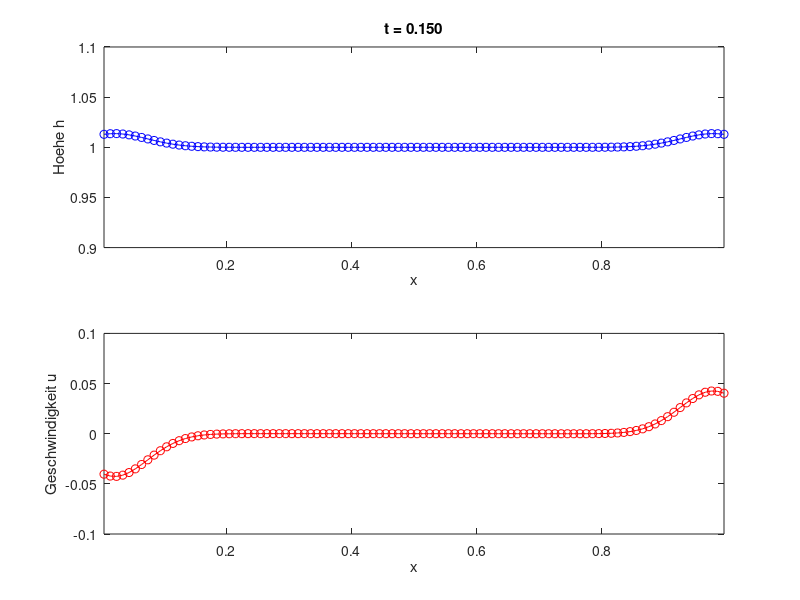
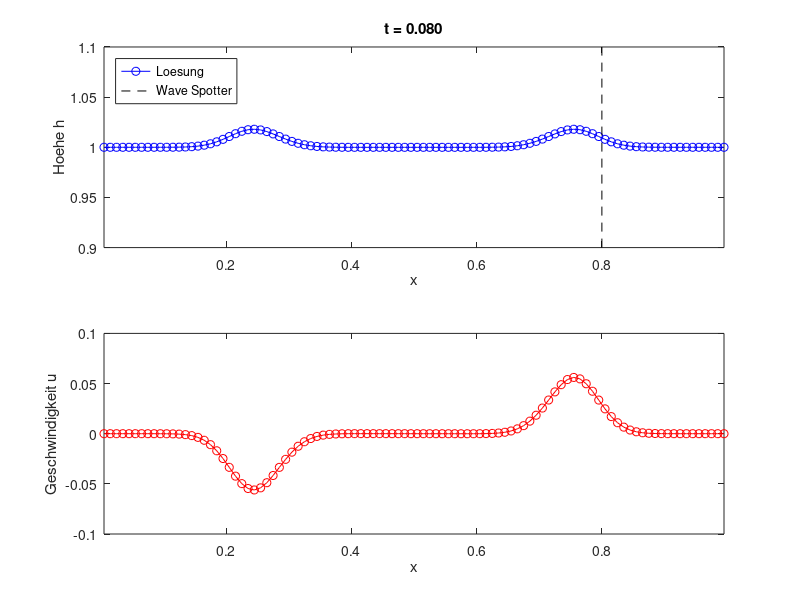

Source code (MATLAB) for these figures, in order:
%% HAUPTFUNKTION
% Finite-Volumen-Code zur Loesung der 1D Flachwassergleichungen
% Q_t + F_x(Q) = 0
% mit Q = [h, h*u] und F(Q) = [h*u, h*u^2 + 1/2*g*h^2]

%% HAUPTFUNKTION
% =========================================================================
function Flachwasser_FV()

close all

% Anfangswert-Szenario:
% 1 = Wellenproblem (Gauß'sche Glockenkurve)
% 2 = Dammbruchproblem (Stufenprofil)
szenario = 1;

% Modellparameter
g   = 9.81;% Erdbeschleunigung
h_0 = 1;% Wasserhoehe Ruhelage
u_0 = 0;% Horizontalgeschwindigkeit Ruhelage

% Raum-Diskretisierung
x_links  = 0;% Rechengebiet linker Rand
x_rechts = 1;% Rechengebiet rechter Rand
N        = 100;% Anzahl Gitterzellen

% Zeit-Diskretisierung
CFL   = 0.5;% CFL-Zahl
t_0   = 0;% Startzeit
t_end = 0.15;% Endzeit

% Variablen deklarieren
Q   = zeros(2,N); % Loesungsvektor (wird in jedem Zeitschritt ueberschrieben):
% erste Zeile = h, zweite Zeile = h*u
dx  = (x_rechts-x_links)/N; % Raum-Schrittweite
x   = ((dx/2):(dx):(x_rechts-dx/2))% Koordinaten Zellmittelpunkte

% Anfangswerte
if szenario == 1  % Wellenproblem
  % Amplitude der Anfangsstoerung
  dh = 0.1;
  % Gauss'sche Glockenkurve
  for i = 1:N
    Q(1,i) = h_0 + dh * exp(-(50*(x(i)-0.5))^2);
    Q(2,i) = Q(1,i)*u_0;
  end
elseif szenario == 2  % Dammbruchproblem
  % Amplitude der Anfangsstoerung
  % ...
else  % Szenario nicht implementiert
  error('Szenario nicht implementiert - waehle 1 (Wellenproblem) oder 2 (Dammbruchproblem)!')
end
  
% Initialisierung Laufvariablen
t = t_0;
spotted = false;  % Flag, ob bereits Welle detektiert wurde

% Visualisierung Anfangswerte
figure(1)
Qprim = cons2prim(Q);
visualize(Qprim,x,t,szenario,1)

% Zeitschleife ----------------------------------------------------------
while t<t_end

  % Berechnung Zeitschritt
  lambda_max = get_lambdamax(Q,g,N);
  dt = CFL*dx/lambda_max;

  % Anpassung Zeitschritt, falls Endzeitpunkt ueberschritten
  if t+dt > t_end
    dt = t_end - t;
  end 

  % Loesung zum naechsten Zeitschritt (ueberschreibe Loesungsvariable)
  Q = Euler_explizit(Q,dt,dx,lambda_max,N,g,szenario);
  
  % Zeitinkrement
  t = t + dt;

  % Anwendung Wave Spotter
  Qprim = cons2prim(Q);
  spotted = wave_spotter(Qprim,t,x,szenario,spotted);

  % Live-Visualisierung
  visualize(Qprim,x,t,szenario,1)
  drawnow   % aktualisiere Plot zur Laufzeit
  pause(0.01)

end % -------------------------------------------------------------------

end


%% UNTERFUNKTIONEN
% =========================================================================

% Zeitintegration 1.Ordnung mittels explizitem Euler-Verfahren ------------
function [Q_neu] = Euler_explizit(Q,dt,dx,lambda_max,N,g,szenario)
  % Raumoperator auswerten
  % ...
  R = FV(Q,dx,lambda_max,N,g,szenario);
  

  % explizites Euler-Verfahren anwenden
  % ...
  Q_neu = Q+dt*R;
end % ---------------------------------------------------------------------


% FV-Verfahren ------------------------------------------------------------
function [dQ] = FV(Q,dx,lambda_max,N,g,szenario)
  
  dQ = zeros(2,N);    % Loesungsinkrement
  
  % Ghost States an linkem und rechtem Rand des Rechengebiets
  if szenario == 1       % Gauss-Puls: Ausflussraender
    Qghost_L = Q(:,1);
    Qghost_R = Q(:,N);
  elseif szenario == 2   % Dammbruch: reflektierende Waende
    Qghost_L = 0;
    Qghost_R = 0;
  end
  
  % FV-Raumoperator zellweise zusammensetzen
  for i=1:N
    % numerische Fluesse am linken (G_L = G_{i-1/2}) und rechten (G_R = G_{i+1/2}) Zellrand
    if i==1       % linker Rand des Rechengebiets
      % ...
      G_L = LaxFriedrichs(Qghost_L,Q(:,i),lambda_max,g);
      G_R = LaxFriedrichs(Q(:,i),Q(:,i+1),lambda_max,g)
    elseif i==N   % rechter Rand des Rechengebiets
      % ...
      G_R = LaxFriedrichs(Q(:,N),Qghost_R,lambda_max,g);
      G_L = LaxFriedrichs(Q(:,i-1),Q(:,i),lambda_max,g);
    else          % innere Zellen
      G_L = LaxFriedrichs(Q(:,i-1),Q(:,i),lambda_max,g);
      G_R = LaxFriedrichs(Q(:,i),Q(:,i+1),lambda_max,g)
    end
    % FV-Raumoperator fuer aktuelle Zelle
    dQ(:,i) = - 1/dx * (G_R - G_L);
  end
  
end % ---------------------------------------------------------------------


% Numerische Flussfunktion: Lax-Friedrichs --------------------------------
function [G] = LaxFriedrichs(Q_L,Q_R,lambda_max,g)
  
  % Auswertung physikalischer Fluss
  F_L = flux(Q_L,g);
  F_R = flux(Q_R,g);
  
  % globaler Lax-Friedrichs-Fluss
  G = 0.5 * (F_L + F_R) - 0.5 * lambda_max * (Q_R - Q_L);
end % ---------------------------------------------------------------------


% Physikalische Flussfunktion der Flachwasser-Gleichungen -----------------
function [F] = flux(Q,g) 
  F = zeros(size(Q));
  
  % h*u
  F(1,:) = Q(2,:);
  % h*u^2 + 1/2*g*h^2
  F(2,:) = (Q(2,:)^2/Q(1,:)+0.5*g*Q(1,:)^2);
end % ---------------------------------------------------------------------


% Umrechnung konservative in primitive Variablen --------------------------
function [Qprim] = cons2prim(Q)
  Qprim = zeros(size(Q));
  
  % h
  Qprim(1,:) = Q(1,:);
  % u = h*u / h
  Qprim(2,:) = Q(2,:)./Q(1,:);
end % ---------------------------------------------------------------------


% Berechnung maximaler Eigenwert ------------------------------------------
function [lambda_max] = get_lambdamax(Q,g,N)
  a = zeros(1,N);
  Qprim = cons2prim(Q);
  
  for i=1:N

    u = Qprim(2,i);
    h = Qprim(1,i);
    lambda1 = u - sqrt(g*h);
    lambda2 = u + sqrt(g*h);
    
    a(i) = max(abs(lambda1),abs(lambda2))
  end
  
  % maximaler Eigenwert global
  lambda_max = max(a);
end % ---------------------------------------------------------------------



%% HILFSFUNKTIONEN
% =========================================================================

% Wave Spotter ------------------------------------------------------------
function [spotted_out] = wave_spotter(Qprim,t,x,szenario,spotted_in)
  
  % Definition Spotter
  x_spotter   = 0.8;  % Spotter-Position
  h_threshold = 1.01; % Schwellwert Hoehe
  
  % naehester Knotenpunkt zu Spotter-Position
  [~,i_spotter] = min(abs(x_spotter-x));
  
  % detektiere, wenn Hoehe h(x_spotter,t) Schwellwert zum ersten Mal ueberschreitet
  if not(spotted_in) && (Qprim(1,i_spotter) > h_threshold)
    
    % Ausgabe Zeitpunkt
    spotted_out = true;
    fprintf('Welle detektiert zum Zeitpunkt t = %8.6f\n',t)
    
    % Visualisierung in separater Figure
    visualize(Qprim,x,t,szenario,2)
    subplot(2,1,1),hold on
    plot(x_spotter*ones(1,2),ylim,'k--')   % Spotter-Position
    legend('Loesung','Wave Spotter','location','northwest')

  else
    
    % Welle bereits detektiert oder Schwellwert nicht erreicht
    spotted_out = spotted_in;
  end
end % ---------------------------------------------------------------------


% Visualisierung ----------------------------------------------------------
function visualize(Qprim,x,t,szenario,figure_index)
  figure(figure_index)

  % Hoehe
  subplot(2,1,1)
  plot(x,Qprim(1,:),'-ob')
  xlabel('x')
  ylabel('Hoehe h')
  title(sprintf('t = %5.3f',t))
  xlim([x(1),x(end)])
  if szenario == 1  % Wellenproblem
    ylim([0.9,1.1])
  else              % Dammbruchproblem
    ylim([0.9,1.4])
  end

  % Geschwindigkeit
  subplot(2,1,2)
  plot(x,Qprim(2,:),'-or')
  xlabel('x')
  ylabel('Geschwindigkeit u')
  xlim([x(1),x(end)])
  if szenario == 1  % Wellenproblem
    ylim([-0.1,0.1])
  else              % Dammbruchproblem
    ylim([-0.1,0.5])
  end

end % ---------------------------------------------------------------------